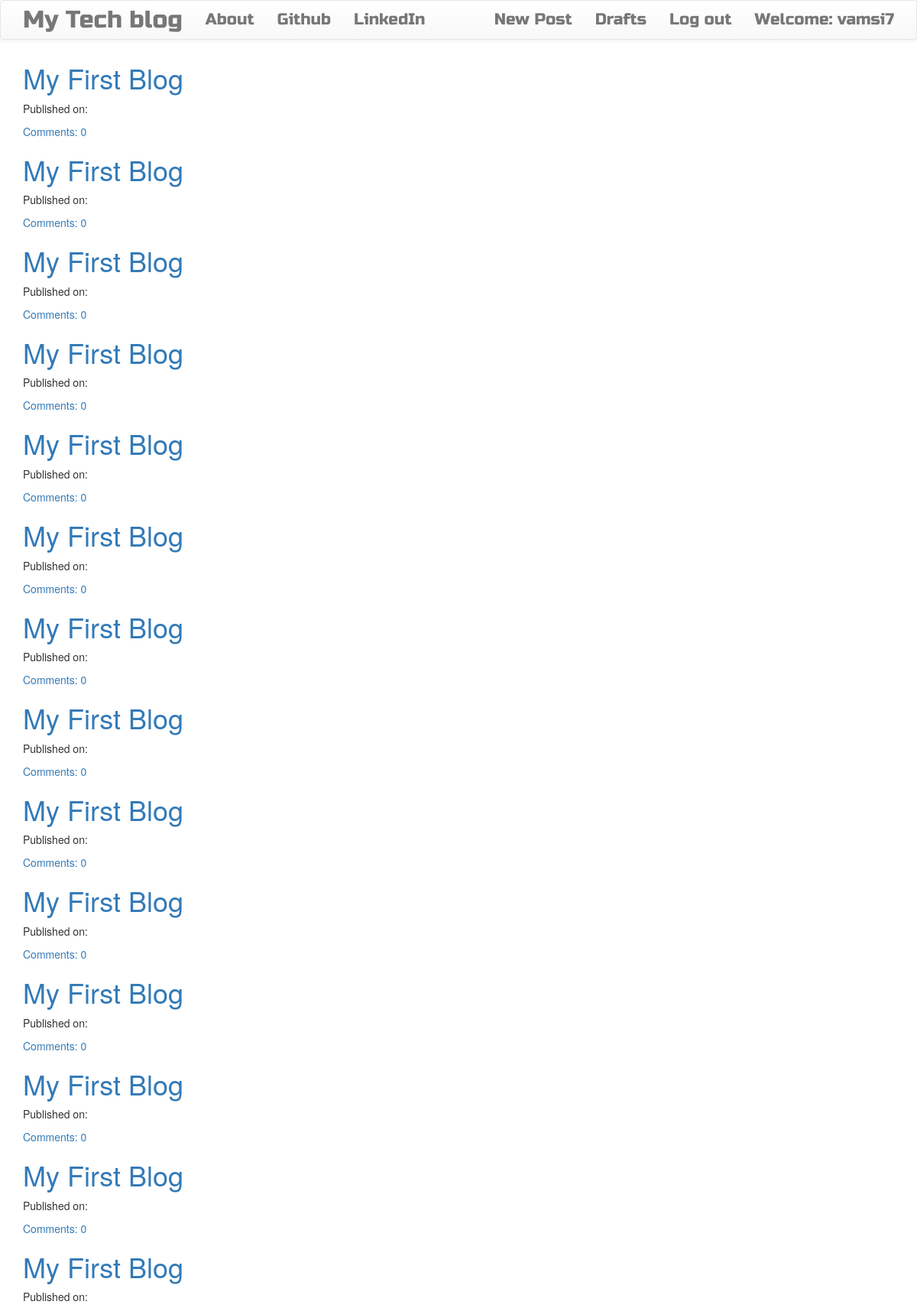
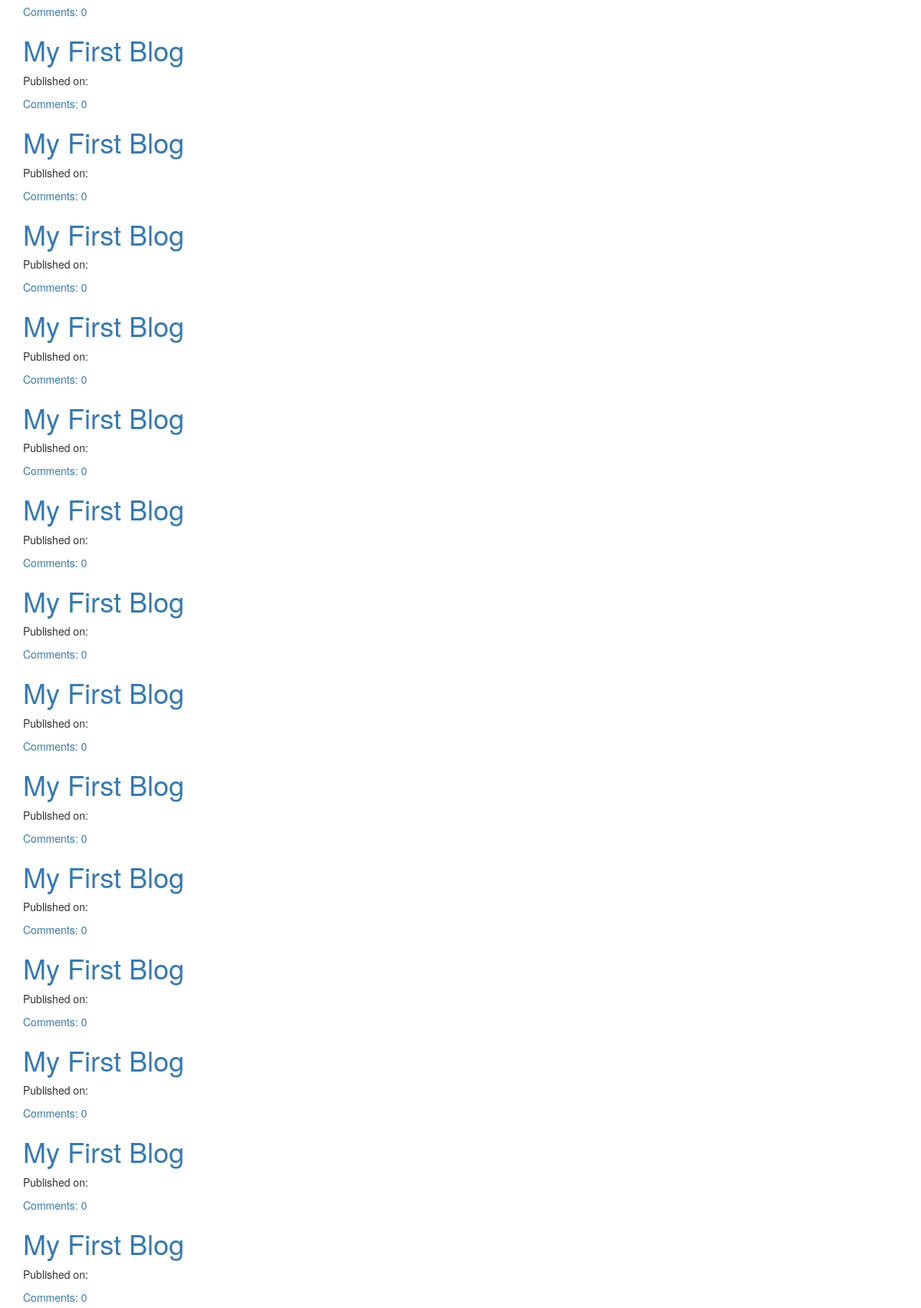
Page /drafts/ (signed in, upper part) on the committed database (2 pictures, top to bottom).
### blog/models.py (models this page shows, shortened)
class Post(models.Model):
    author = models.ForeignKey('auth.User',on_delete=models.PROTECT)
    title = models.CharField(max_length=200)
    text = models.TextField()
    create_date = models.DateTimeField(default=timezone.now)
    published_date = models.DateTimeField(blank=True,null=True)
    def approve_comments(self):
        return self.comments.filter(approved_commment=True)

### blog/views.py (the view)
# urls.py: path('drafts/',views.DraftListView.as_view(),name='post_draft_list'),
class DraftListView(LoginRequiredMixin,ListView):
    login_url = '/login/'
    redirect_field_name = '/blog/post_list.html'
    model = Post
    def get_queryset(self):
        return Post.objects.filter(published_date__isnull = True).order_by('create_date')

### blog/templates/blog/post_list.html
{% extends 'blog/base.html' %}
{% block content %}
<div class="centerstage">
    {% for post in post_list %}
        <div class="post">
            <h1><a href="{% url 'blog:post_detail' pk=post.pk %}">{{ post.title }}</a></h1>
            <div class="date">
                <p>Published on: {{ post.published_date|date:"D M Y"}}</p>
            </div>
            <a href="{% url 'blog:post_detail' pk=post.pk %}">Comments: {{ post.approve_comments.count }}</a>
        </div>
    {% endfor %}
</div>
{% endblock %}

### blog/templates/blog/base.html (shortened to what this page needs)
<!DOCTYPE html>
{% load staticfiles %}
<html>
    <head>
        <link rel="stylesheet" href="https://maxcdn.bootstrapcdn.com/bootstrap/3.3.7/css/bootstrap.min.css">
        <link rel="stylesheet" href="https://maxcdn.bootstrapcdn.com/bootstrap/3.3.7/css/bootstrap-theme.min.css">
        <link rel="stylesheet" href="//cdn.jsdelivr.net/medium-editor/latest/css/medium-editor.min.css" type="text/css" media="screen" charset="utf-8">
        <link rel="stylesheet" href="{% static 'css/blog.css' %}">
<body class='loader'>
  <nav class="navbar navbar-default techfont custom-navbar">
    <div class="container">
      <ul class="nav navbar-nav">
        <li><a class='navbar-brand bigbrand' href="{% url 'blog:post_list' %}">My Tech blog</a></li>
        <li><a href="{% url 'blog:about' %}">About</a></li>
        <li><a href="https://www.github.com">Github</a></li>
        <li><a href="https://www.linkedin.com">LinkedIn</a></li>
      </ul>
      <ul class="nav navbar-nav navbar-right">
        {% if user.is_authenticated %}
        <li>
          <a href="{% url 'blog:post_new' %}" >New Post</a>
        </li>
        <li>
          <a href="{% url 'blog:post_draft_list' %}">Drafts</a>
        </li>
        <li>
          <a href="{% url 'logout' %}" >Log out</a>
        </li>
        <li>
          <a >Welcome: {{ user.username }}</a>
        </li>
          {% else %}
          <li><a class='nav navbar-right' href="{% url 'login' %}" ><span class="glyphicon glyphicon-user"></span></a></li>
        {% endif %}
      </ul>
  </div>
</nav>
        <div class="content container">
            <div class="row">
                <div class="col-md-8">
                  <div class="blog_posts">
                    {% block content %}
                    {% endblock %}
                  </div>
                </div>
            </div>
        </div>
</body>
</html>

### blog/static/css/blog.css (style rules this page uses)
.techfont { font-family: 'Russo One', sans-serif; font-size: 1.5em; margin-bottom: 10px; }
.centerstage { margin-left: auto; margin-right: auto; }
.bigbrand { font-size: 1.5em; }
.loader { filter:hue-rotate(0deg); color: linear-gradient(45deg,#0f8,#08f); animation:hue 5000ms infinite linear; }

### rows in the picture
Post: title "My First Blog", approve_comments.count "0"
Post: title "My First Blog", approve_comments.count "0"
Post: title "My First Blog", approve_comments.count "0"
Post: title "My First Blog", approve_comments.count "0"
Post: title "My First Blog", approve_comments.count "0"
Post: title "My First Blog", approve_comments.count "0"
Post: title "My First Blog", approve_comments.count "0"
Post: title "My First Blog", approve_comments.count "0"
Post: title "My First Blog", approve_comments.count "0"
Post: title "My First Blog", approve_comments.count "0"
Post: title "My First Blog", approve_comments.count "0"
Post: title "My First Blog", approve_comments.count "0"
Post: title "My First Blog", approve_comments.count "0"
Post: title "My First Blog", approve_comments.count "0"
Post: title "My First Blog", approve_comments.count "0"
Post: title "My First Blog", approve_comments.count "0"
Post: title "My First Blog", approve_comments.count "0"
Post: title "My First Blog", approve_comments.count "0"
Post: title "My First Blog", approve_comments.count "0"
Post: title "My First Blog", approve_comments.count "0"
Post: title "My First Blog", approve_comments.count "0"
Post: title "My First Blog", approve_comments.count "0"
Post: title "My First Blog", approve_comments.count "0"
Post: title "My First Blog", approve_comments.count "0"
Post: title "My First Blog", approve_comments.count "0"
Post: title "My First Blog", approve_comments.count "0"
Post: title "My First Blog", approve_comments.count "0"
Post: title "My First Blog", approve_comments.count "0"

### other values in the picture
{{ user.username }} "vamsi7"
